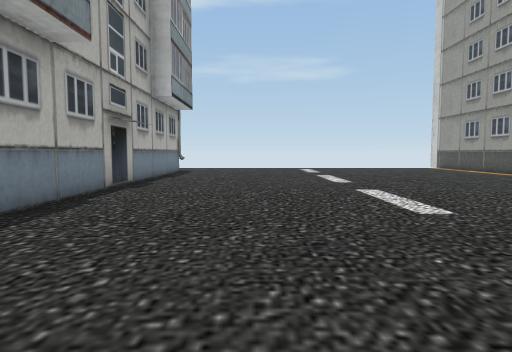
view 1 (above)

20 first-person views from a walk through a Unity game level. The camera is 1.3 m above the floor, tilts 4° down and sees 75° across. The floor is counted in squares, 2 m on a side. Each view is taken from the middle of a square. On the plan, view 1 faces up. The plan holds only what a view shows up to about 10 squares ahead; the rest is blank. The place goes on beyond the plan. Some animated figures are left out. Some surface patterns are stand-ins.

view 2
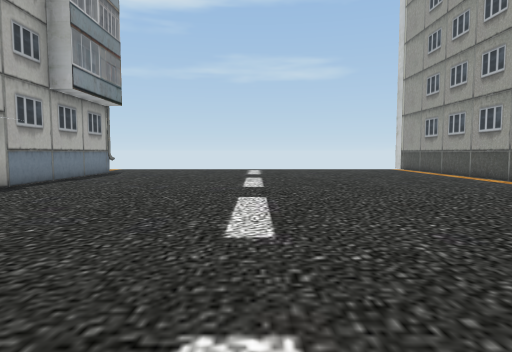

view 3
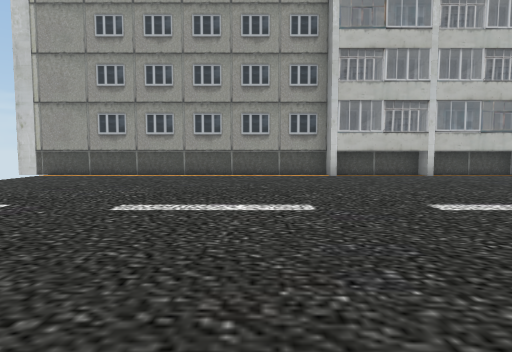

view 4
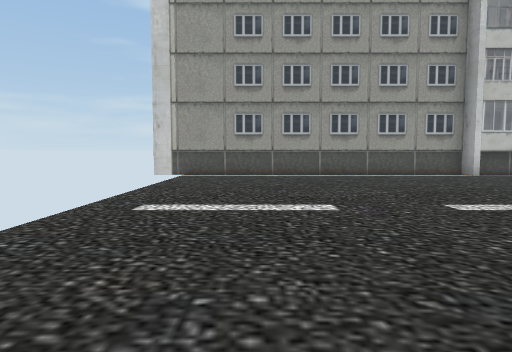

view 5
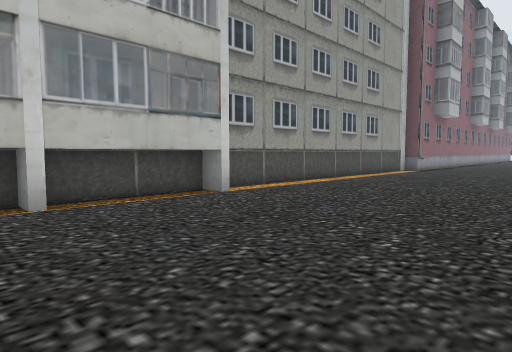

view 6
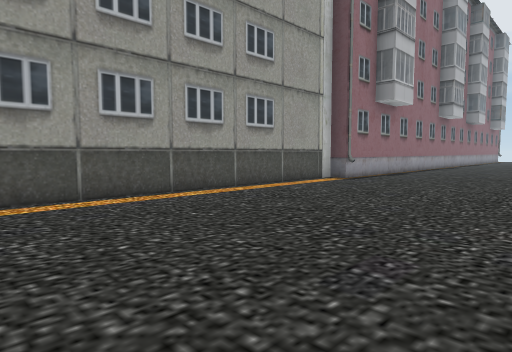

view 7
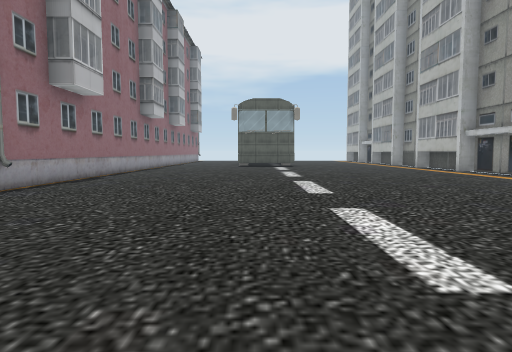

view 8
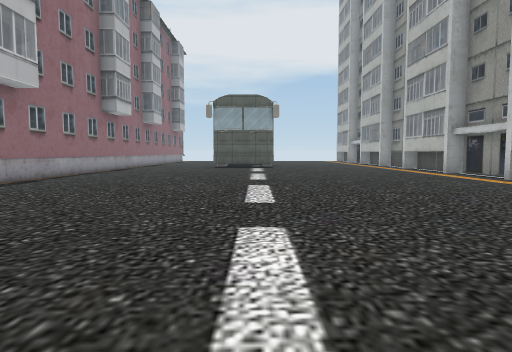

view 9
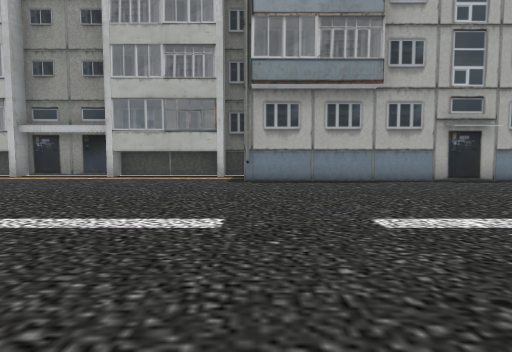

view 10
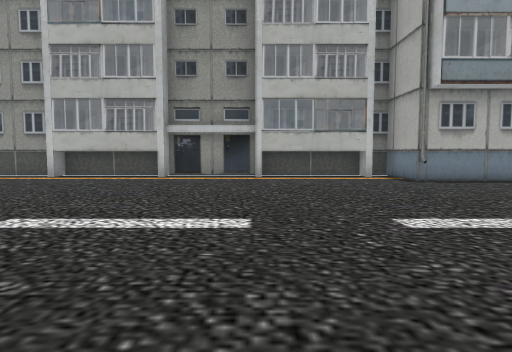

view 11
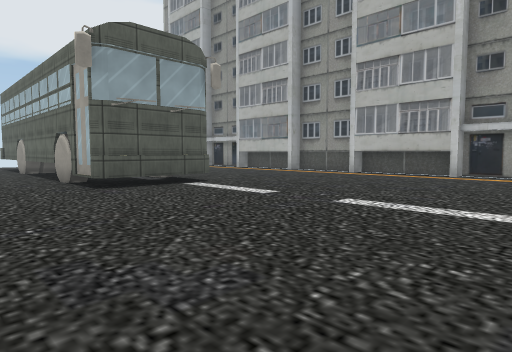

view 12
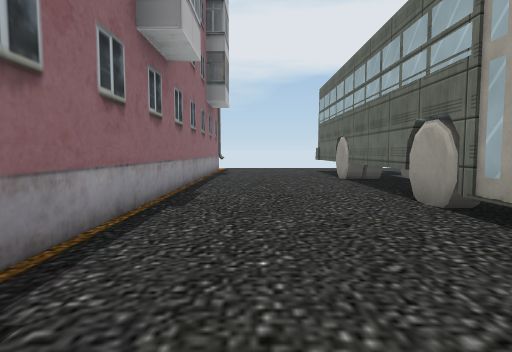

view 13
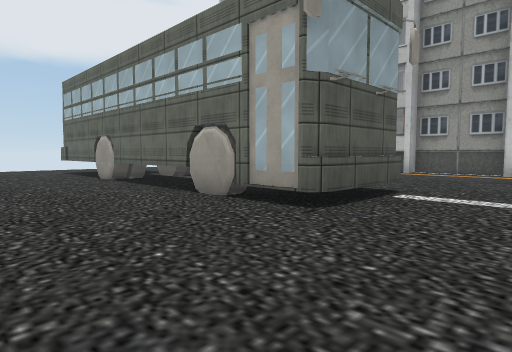

view 14
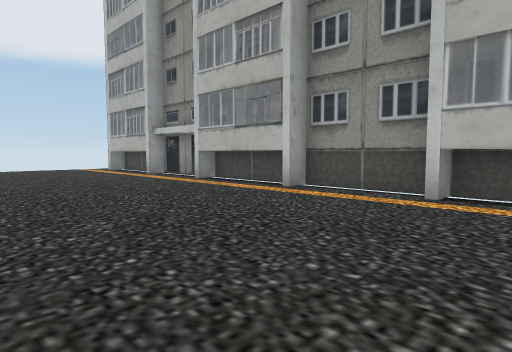

view 15
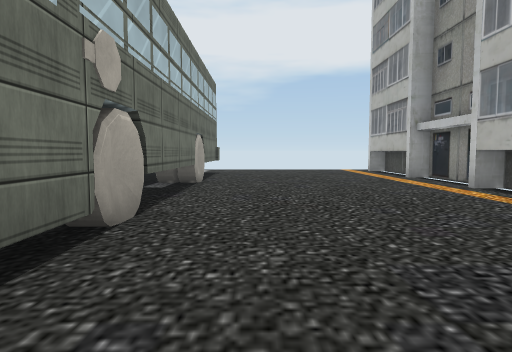

view 16
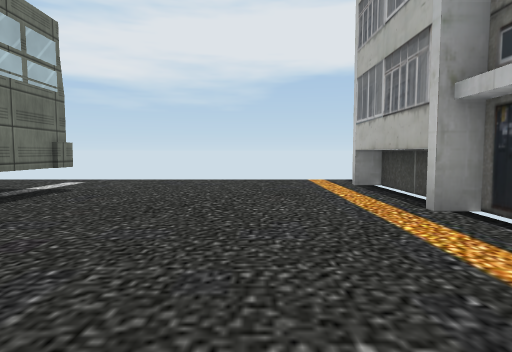

view 17
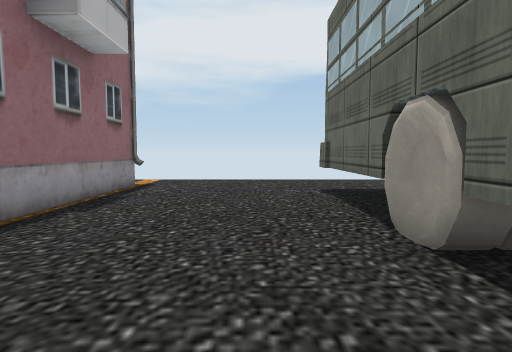

view 18
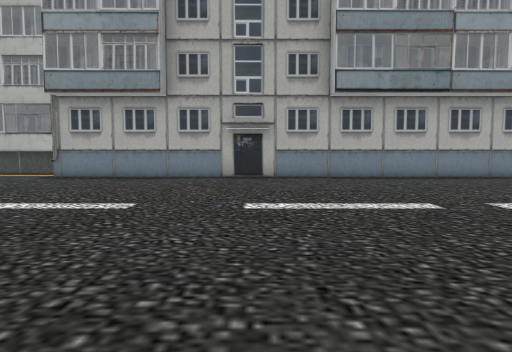

view 19
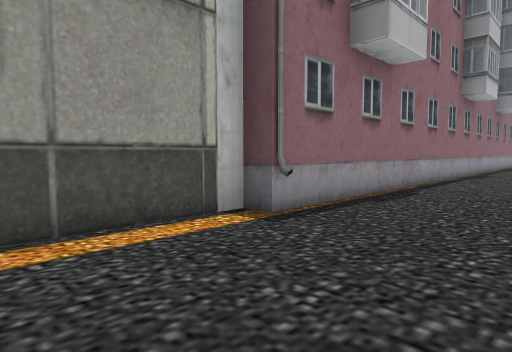

view 20
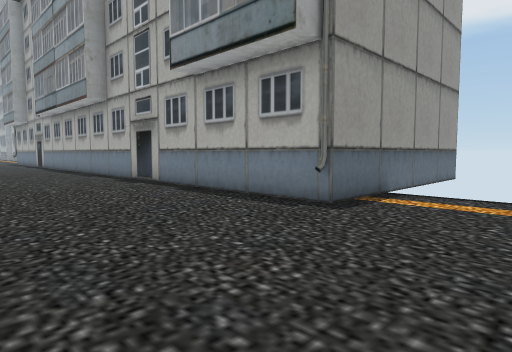

### Floor plan
Points are (right, up) in squares from view 1. A wall is a line through its corners. A room is listed if a view was taken in it or the views show most of it. See-through windows are left out.
Room 1 (views 1, 2, 3, 4, 5, 6, 7, 8, 9, 10, 11, 12, 13, 14, 15, 16, 17, 18, 19, 20)
walls: (-4, -8.9) (-4, -12.1); (-4.5, -9) (-4.5, -11.8); (-4.5, -12) (-4.5, -14.5) (-4, -14.5) (-4, -17.6); (7.4, 0.2) (7.4, 5.9) (7.8, 5.9) (7.8, 15.1); (7.2, 0.5) (7.8, 0.5) (7.8, 3); (-4.5, -14.8) (-4.5, -17.4); (3.5, -18.1) (3.8, -18.3) (3.8, -27.9); (7.2, 3.2) (7.8, 3.2) (7.8, 5.6); (-4.5, -17.6) (-4.5, -20.1) (-4, -20.1) (-4, -23.2); (3.9, -19.7) (3.7, -20.2); (3.7, -19.8) (3.8, -20.6); (3.8, -19.8) (3.8, -20.4) (3.9, -20.8); (1.2, -20.7) (1.4, -19.8); (1.2, -20.8) (1.4, -20.2) (1.2, -19.7); (-4.5, -20.6) (-4.5, -23); (2.9, -23.9) (3.8, -23.9); (1.2, -24) (2.2, -24); (3.7, -24.5) (3.9, -25); (3.6, -24.6) (3.9, -25.1); (-4.5, -23.9) (-4.5, -25.7) (-4, -25.7) (-4, -28.9); (-5.5, 11.7) (-2.7, 11.7) (-2.7, -8.3) (-4.5, -8.3) (-4.5, -8.9); (1.3, -27.8) (1.2, -18.3) (1.4, -18.2) (3.8, -18.2); (1.2, -27.8) (1.2, -27.3); (-4.5, -26.8) (-4.5, -28.6); (7.4, -28.6) (7.4, -8.6) (7.8, -8.6) (7.8, -0.1)

Positions as (right, up) in squares from view 1, and headings:
1: (0, 0), facing up
2: (2, 1), facing up
3: (-2, 8), facing right
4: (-2, 12), facing right
5: (3, 4), facing down-right
6: (3, -1), facing down-right
7: (3, -3), facing down
8: (2, -4), facing down
9: (5, -8), facing left
10: (5, -12), facing left
11: (6, -12), facing down-left
12: (6, -16), facing down
13: (7, -16), facing down-left
14: (1, -16), facing down-left
15: (0, -17), facing down
16: (-2, -22), facing down
17: (5, -22), facing down
18: (6, -3), facing left
19: (5, -6), facing down-right
20: (1, 14), facing down-left
